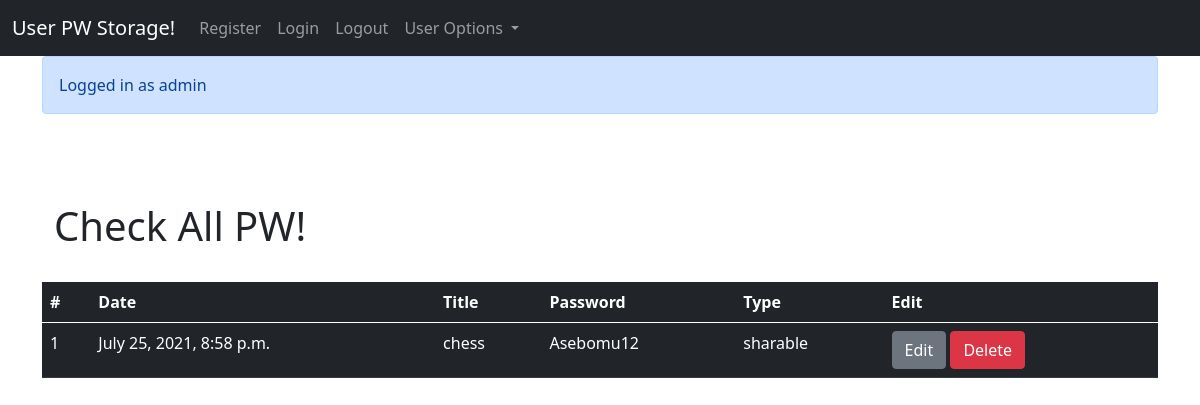
The app's page /all_pws/ (signed in) with its own data.
### pw_storage/models.py (models this page shows, shortened)
class User_pw(models.Model):
    PW_TYPES = [('confidentail', 'confidentail'),('sharable', 'sharable')]
    title = models.CharField(max_length=100)
    password = models.CharField(max_length=50)
    date = models.DateTimeField(auto_now_add=True)
    type = models.CharField(choices=PW_TYPES, max_length=12)
    user = models.ForeignKey(User, on_delete=models.PROTECT, null=False, blank=False)

### pw_storage/views.py (the view)
# urls.py: path('all_pws/', views.user_pw_all, name="all-page"),
@login_required(login_url=login_page)
def user_pw_all(request):
    if request.user.is_authenticated:
        messages.success(request, "Logged in as %s" % request.user)
    logged_in_user = request.user
    logged_in_user_pws = User_pw.objects.filter(user=logged_in_user).order_by('-date')
    if not logged_in_user_pws:
        message = 'Please create a password'
        return render(request, "pw_storage/user_password/user_pw_all.html", {'no_pws': message})
    return render(request, "pw_storage/user_password/user_pw_all.html", {'pws': logged_in_user_pws})

### pw_storage/templates/pw_storage/user_password/user_pw_all.html
{% extends 'pw_storage/base.html' %}
{% block content %}
{% if messages %}
<div class="alert alert-primary" role="alert" >
  {% for message in messages %}
     {{ message }}
    {% endfor %}
</div>
<br>
{% endif %}
<br>
<div class="jumbotron jumbotron-fluid">
  <div class="container">
    <br>
    <h1 class="display-7">Check All PW!</h1>
  </div>
</div>
<br>
{% if no_pws %}
<div class="jumbotron">
  <h1 class="display-4">No pws created yet</h1>
  <hr class="my-4">
  <p class="lead">{{ no_pws }}</p>
  <p class="lead">
    <a class="btn btn-primary btn-lg" href="{% url 'add-page' %}" role="button">Learn more</a>
  </p>
</div>
{% else %}
<table class="table table-dark">
  <thead>
    <tr>
      <th scope="col">#</th>
      <th scope="col">Date</th>
      <th scope="col">Title</th>
      <th scope="col">Password</th>
      <th scope="col">Type</th>
      <th scope="col">Edit</th>
    </tr>
  </thead>
    {% for post in pws %}
    <tbody>
      <tr>
        <td>{{ forloop.counter }}</td>
        <td>{{ post.date }}</td>
        <td>{{ post.title }}</td>
        <td>{{ post.password }}</td>
        <td>{{ post.type }}</td>
        <td>
          <a class="btn btn-secondary" href="{% url 'edit' post.id %}">Edit</a>
          <a class="btn btn-danger" href="{% url 'delete' post.id %}">Delete</a>
        </td>
      </tr>
    </tbody>
    {% endfor %}
</table>
{% endif %}
{% endblock %}

### records on screen
User_pw: date "July 25, 2021, 8:58 p.m.", title "chess", password "Asebomu12", type "sharable"

### other values on screen
{{ message }} "Logged in as admin"
